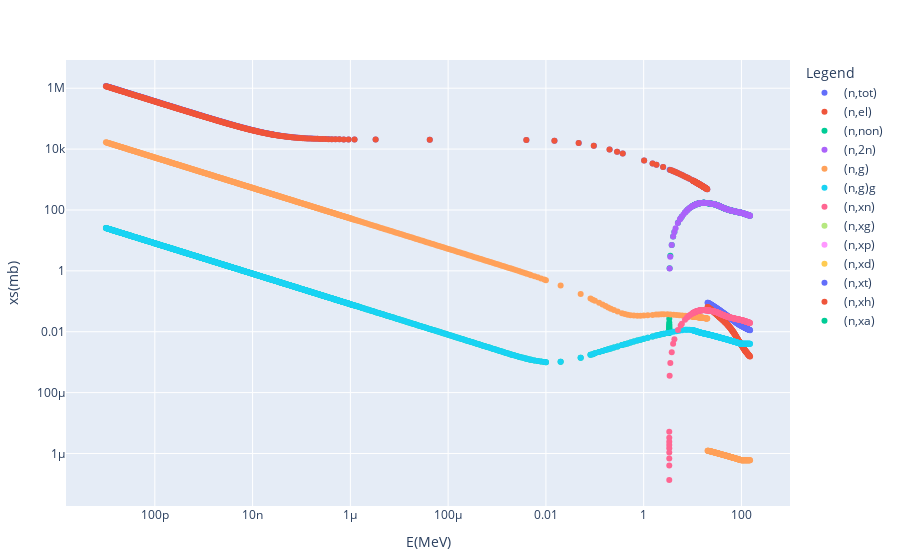

Notebook code cell kept with this figure:
### Markdown cell above
Even worse below

### Code cell
plot_cross_sections("neutron", [1,2], "talys")

### Figure 1 — Plotly figure (JSON) as saved in the notebook; plotly's stock layout.template omitted (floating-point values rounded to 4 significant figures; data arrays with more than 128 entries replaced by an {"elided": "..."} marker saying what was removed)
{"data": [{"mode": "markers", "name": "(n,tot)", "type": "scatter", "x": {"elided": "556 float values"}, "y": {"elided": "556 float values"}}, {"mode": "markers", "name": "(n,el)", "type": "scatter", "x": {"elided": "556 float values"}, "y": {"elided": "556 float values"}}, {"mode": "markers", "name": "(n,non)", "type": "scatter", "x": {"elided": "773 float values"}, "y": {"elided": "773 float values"}}, {"mode": "markers", "name": "(n,2n)", "type": "scatter", "x": [3.339, 3.4, 3.5, 3.75, 4, 4.25, 4.5, 5, 5.5, 5.6, 6, 6.5, 7, 7.25, 7.5, 7.85, 8, 8.5, 9, 9.5, 9.7, 10, 10.5, 11, 11.5, 11.75, 12, 12.17, 12.25, 12.5, 13, 13.5, 14, 14.1, 14.5, 15, 15.5, 16, 16.5, 17, 17.5, 18, 18.5, 19, 19.5, 20, 21, 22, 23, 24, 25, 26, 27, 28, 29, 30, 31, 32, 33, 34, 35, 36, 37, 38, 39, 40, 42, 44, 46, 46.3, 48, 50, 52, 53, 54, 56, 58, 60, 62, 64, 66, 68, 70, 72, 74, 76, 78, 80, 82, 84, 86, 88, 90, 92, 94, 96, 98, 100, 102, 104, 106, 108, 110.0, 112.0, 114.0, 116.0, 118, 120, 122, 124, 126, 128, 129, 130, 132, 134, 136, 138, 140, 142, 144, 146, 148, 150], "y": [0, 1.2, 2.9, 7.103, 13.5, 19.03, 25, 37, 48.64, 51.02, 60.2, 71.17, 82, 87.3, 92.59, 99.77, 102.7, 111.9, 120, 127.3, 130.0, 134, 139.8, 145.3, 150.3, 152.6, 154.8, 156.2, 156.8, 158.7, 161.8, 164.4, 166.4, 166.8, 168.0, 169.1, 170.1, 170.8, 171.1, 171.2, 171.1, 170.8, 170.3, 169.7, 168.9, 168.0, 166.6, 164.9, 163.0, 160.8, 159.4, 157.7, 155.8, 153.6, 151.3, 148.8, 146.2, 143.5, 140.8, 138.1, 135.6, 132.5, 129.6, 127.0, 124.6, 122.3, 118.3, 114.6, 111.3, 110.9, 108.4, 105.9, 103.7, 102.7, 101.7, 99.91, 98.34, 96.96, 95.71, 94.51, 93.38, 92.3, 91.28, 90.31, 89.38, 88.5, 87.66, 86.86, 86.09, 85.35, 84.64, 83.95, 83.28, 82.64, 82.02, 81.42, 80.85, 80.3, 79.7, 79.06, 78.38, 77.68, 76.96, 76.23, 75.5, 74.77, 74.05, 73.34, 72.64, 71.96, 71.3, 70.67, 70.36, 70.06, 69.47, 68.89, 68.33, 67.78, 67.25, 66.72, 66.2, 65.7, 65.21, 64.72]}, {"mode": "markers", "name": "(n,g)", "type": "scatter", "x": {"elided": "730 float values"}, "y": {"elided": "730 float values"}}, {"mode": "markers", "name": "(n,g)g", "type": "scatter", "x": {"elided": "730 float values"}, "y": {"elided": "730 float values"}}, {"mode": "markers", "name": "(n,xn)", "type": "scatter", "x": {"elided": "773 float values"}, "y": {"elided": "773 float values"}}, {"mode": "markers", "name": "(n,xg)", "type": "scatter", "x": {"elided": "773 float values"}, "y": {"elided": "773 int values"}}, {"mode": "markers", "name": "(n,xp)", "type": "scatter", "x": {"elided": "773 float values"}, "y": {"elided": "773 int values"}}, {"mode": "markers", "name": "(n,xd)", "type": "scatter", "x": {"elided": "773 float values"}, "y": {"elided": "773 int values"}}, {"mode": "markers", "name": "(n,xt)", "type": "scatter", "x": {"elided": "773 float values"}, "y": {"elided": "773 int values"}}, {"mode": "markers", "name": "(n,xh)", "type": "scatter", "x": {"elided": "773 float values"}, "y": {"elided": "773 int values"}}, {"mode": "markers", "name": "(n,xa)", "type": "scatter", "x": {"elided": "773 float values"}, "y": {"elided": "773 int values"}}], "layout": {"legend": {"title": {"text": "Legend"}}, "margin": {"b": 50, "l": 50, "r": 50, "t": 60}, "xaxis": {"title": "E(MeV)", "type": "log"}, "yaxis": {"title": "xs(mb)", "type": "log"}}}
